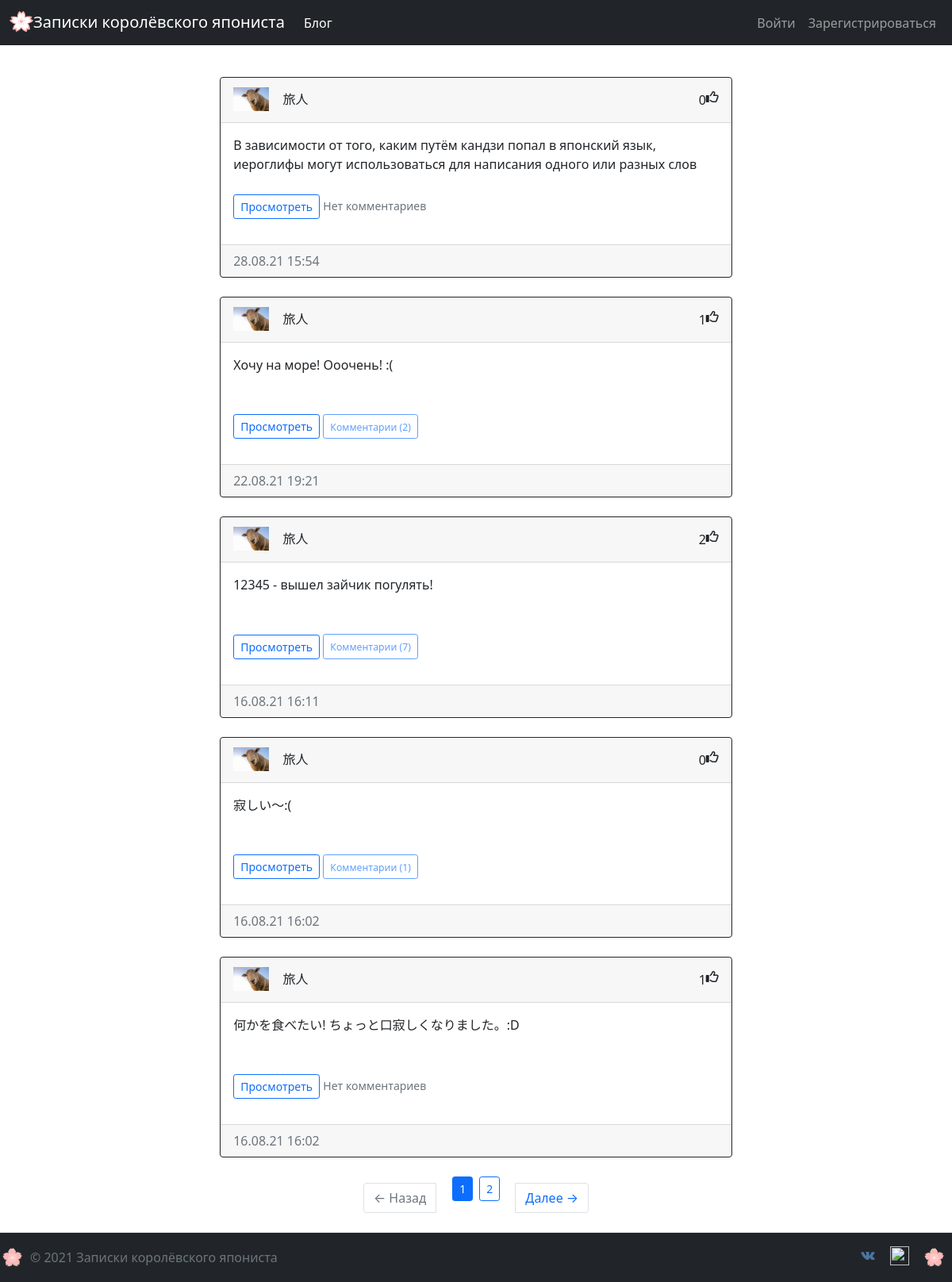
The page /home on the database its author committed.
### app/models.py (models this page shows, shortened)
class Post(db.Model):
    id = db.Column(db.Integer, primary_key=True)
    text = db.Column(db.Text(400), nullable=False)
    created_date = db.Column(db.DateTime(timezone=True), default=func.now())
    author = db.Column(db.Integer, db.ForeignKey('user.id'), nullable=False)
    comments = db.relationship('Comment', backref='post', passive_deletes=True)
    likes = db.relationship('Like', backref='post', passive_deletes=True)

class User(db.Model, UserMixin):
    id = db.Column(db.Integer, primary_key=True)
    email = db.Column(db.String(50), unique=True)
    username = db.Column(db.String(50), unique=True)
    password = db.Column(db.String(10))
    created_date = db.Column(db.DateTime(timezone=True), default=func.now())
    admin = db.Column(db.Boolean, default=False)
    about_me = db.Column(db.String(140))
    last_seen = db.Column(db.DateTime(timezone=True), default=func.now())
    avatar = db.Column(db.String(50), default=None)
    posts = db.relationship('Post', backref='user')
    comments = db.relationship('Comment', backref='user')
    likes = db.relationship('Like', backref='user')
    def get_avatar(self, size):
        if self.avatar:
            return f'/static/avatars/{self.username}_{self.avatar}'
        else:
            digest = md5(self.email.lower().encode('utf-8')).hexdigest()
            return f'https://www.gravatar.com/avatar/{digest}?d=identicon&s={size}'

### app/views.py (the view)
@views.route('/home')
def home():
    page = request.args.get('page', 1, type=int)
    posts = Post.query.order_by(desc('id')).paginate(
        page, 5, False)
    next_url = url_for('views.home', page=posts.next_num) \
        if posts.has_next else None
    prev_url = url_for('views.home', page=posts.prev_num) \
        if posts.has_prev else None
    return render_template('home.html', user=current_user, posts=posts, next_url=next_url, prev_url=prev_url)

### app/views.py (called while the page is built)
@views.before_app_request
def before_request():
    if current_user.is_authenticated:
        current_user.last_seen = datetime.now()
        db.session.commit()

### app/templates/home.html (shortened to what this page needs)
{% extends 'base.html' %}
{% block content %}
<br/>
<div class="container md-3 for-post">
{% for post in posts.items %}
    <div class="card border-dark" >
        <div class="card-header d-flex justify-content-between align-item-center">
            <div>
            <img src="{{ post.user.get_avatar(30) }}" width="auto" height="30">
            <a href="/{{post.user.username}}/profile" class="btn" role="button">{{post.user.username}}</a>
            </div>
            <div class="d-flex justify-content-end align-item-center my-2">
                <span id="likes-count-{{post.id}}">{{ post.likes|length }}</span>
                {% if user.id in post.likes|map(attribute="author")|list %}
                <i class="fas fa-thumbs-up"
                   id="like-button-{{post.id}}"
                   onclick="like({{post.id}})"></i>
                {% else %}
                <i class="far fa-thumbs-up"
                   id="like-button-{{post.id}}"
                   onclick="like({{post.id}})"></i>
                {% endif %}
            </div>
        </div>
        <div class="card-body">
            <div class="card-text" style="height: 50px; overflow: hidden;">{{ post.text }}</div>
            <br/>
            <p class="card-text">
                <a role="button" href="/post/{{post.id}}" class="btn btn-sm btn-outline-primary">Просмотреть</a>
                {% if post.comments|length > 0 %}
                    <button data-bs-toggle="collapse" role="button"
                       class="btn btn-sm btn-outline-primary" disabled>
                        <small id="comments-button-{{post.id}}"
                                >Комментарии </small>
                        <small id="comments-count-{{post.id}}">({{ post.comments|length }})</small>
                    </button>
                {% else %}
                    <small class="text-muted">Нет комментариев</small>
                {% endif %}
            </p>
        </div>
        <div class="card-footer text-muted">
            {{ local_time(post.created_date) }}
        </div>
    </div>
    <br/>
{% endfor %}
    <nav aria-label="...">
        <ul class="pagination justify-content-center align-item-center">
            <li class="page-item previous{% if not prev_url %} disabled{% endif %} nav-item nav-link">
                <a class="page-link" href="{{ prev_url or '#' }}">
                    <span aria-hidden="true">&larr;</span> Назад
                </a>
            </li>
            {% for page_num in posts.iter_pages(left_edge=1, right_edge=1, left_current=1, right_current=2) %}
                {% if page_num %}
                    {% if posts.page == page_num %}
                        <li class="mx-1 "><a type="button" class="btn btn-sm btn-primary"
                                             href=" {{ url_for('views.home', page=page_num) }}">{{ page_num }}</a></li>
                    {% else %}
                        <li class="mx-1 "><a type="button" class="btn btn-sm btn-outline-primary"
                                             href=" {{ url_for('views.home', page=page_num) }}">{{ page_num }}</a></li>
                    {% endif %}
                {% else %}
                    <li>...</li>
                {% endif %}
            {% endfor %}
            <li class="page-item next{% if not next_url %} disabled{% endif %} nav-item nav-link">
                <a class="page-link" href="{{ next_url or '#' }}">
                    Далее <span aria-hidden="true">&rarr;</span>
                </a>
            </li>
        </ul>
    </nav>
</div>
{% endblock %}

### app/templates/base.html (shortened to what this page needs)
<!DOCTYPE html>
<html lang="en">
<head>
    <link href="https://cdn.jsdelivr.net/npm/bootstrap@5.1.0/dist/css/bootstrap.min.css"
          rel="stylesheet"
>
    <link href="{{ url_for('static', filename='styles.css') }}"
            rel="stylesheet"
            type="text/css">
</head>
<body>
    <div class="d-flex flex-column overflow-hidden min-vh-100 vh-100">
    <header class="sticky-top">
    <nav class="navbar navbar-expand-lg navbar-dark bg-dark mb-3" style="background-color: #6f42c1;">
      <div class="container-fluid" >
          <a class="navbar-brand" href="/hello">
          <img src="/static/images/93zGbFI-sakura-blossom-alice-vector.svg" alt="" width="30" height="30" class="d-inline-block align-text-top">Записки королёвского япониста
          </a>
          <div class="navbar-nav">
            <a class="nav-item nav-link active" aria-current="page" href="/home">Блог</a>
          </div>
        <div class="collapse navbar-collapse justify-content-end" id="navbar">
          <div class="navbar-nav">
              {% if user.is_authenticated %}
                <a class="nav-item nav-link">{{ current_user.username }}</a>
                <a class="nav-item nav-link" href="/{{current_user.username}}/profile"><img src="{{ current_user.get_avatar(30) }}" width="auto" height="30"></a>
                <a class="nav-item nav-link" href="/logout">Выйти</a>
              {% else %}
                <a class="nav-item nav-link" href="/login">Войти</a>
                <a class="nav-item nav-link" href="/signup">Зарегистрироваться</a>
              {% endif %}
          </div>
        </div>
      </div>
    </nav>
    </header>
    <main role="main" class="flex-grow-1 overflow-auto flex-fill">
        <div class="container">
            {% block content %}
            {% endblock %}
        </div>
    </main>
    <footer class="d-flex flex-wrap justify-content-between align-items-center py-3 border-top flex-grow-0 sticky-bottom bg-dark">
        <div
        <div class="col-md-4 d-flex align-items-center" >
          <a href="/" class="mb-3 me-2 mb-md-0 text-muted text-decoration-none lh-1">
            <img src="/static/images/009.svg" alt="" width="30" height="30">
          </a>
          <span class="text-muted">© 2021 Записки королёвского япониста</span>
        </div>
        <ul class="nav col-md-4 justify-content-end list-unstyled d-flex">
          <li class="ms-3"><a class="text-muted" href="https://vk.com/vlad.yurkoff"><img src="/static/images/1486147227-social-media-network26_79482.svg" alt="" width="24" height="24" class="d-inline-block align-text-top"></a></li>
          <li class="ms-3"><a class="text-muted" href="https://www.instagram.com/vladislaviurkov72/"><img src="/static/images/Instagram_icon-icons.com_66804.svg" alt="" width="24" height="24" class="d-inline-block align-text-top"></a></li>
          <li class="ms-3"><a href="/" class="mb-3 me-2 mb-md-0 text-muted text-decoration-none lh-1">
            <img src="/static/images/009.svg" alt="" width="30" height="30">
          </a></li>
        </ul>
    </footer>
</div>
</body>
</html>

### app/static/styles.css (style rules this page uses)
.for-post { width: 60%; margin-left: auto; margin-right: auto; }

### rows shown on the page
Post: user.get_avatar (picture), user.username "旅人", likes|length "0", text "В зависимости от того, каким путём кандзи попал в японский язык, иероглифы могут использоваться для написания одного или разных слов…", shows "Нет комментариев", created_date "28.08.21 15:54"
Post: user.get_avatar (picture), user.username "旅人", likes|length "1", text "Хочу на море! Ооочень! :(", comments|length "2", created_date "22.08.21 19:21"
Post: user.get_avatar (picture), user.username "旅人", likes|length "2", text "12345 - вышел зайчик погулять!", comments|length "7", created_date "16.08.21 16:11"
Post: user.get_avatar (picture), user.username "旅人", likes|length "0", text "寂しい〜:(", comments|length "1", created_date "16.08.21 16:02"
Post: user.get_avatar (picture), user.username "旅人", likes|length "1", text "何かを食べたい! ちょっと口寂しくなりました。:D", shows "Нет комментариев", created_date "16.08.21 16:02"

### other values the page prints
{{ page_num }} "1"
{{ page_num }} "2"
